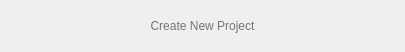
    <widget class="QWidget" name="horizontalLayoutWidget_22">
     <property name="geometry">
      <rect>
       <x>9</x>
       <y>9</y>
       <width>405</width>
       <height>32</height>
      </rect>
     </property>
     <layout class="QHBoxLayout" name="horizontalLayout_4">
      <item>
       <widget class="QLabel" name="blank">
        <property name="minimumSize">
         <size>
          <width>120</width>
          <height>30</height>
         </size>
        </property>
        <property name="maximumSize">
         <size>
          <width>120</width>
          <height>30</height>
         </size>
        </property>
        <property name="frameShape">
         <enum>QFrame::NoFrame</enum>
        </property>
        <property name="text">
         <string>&lt;html&gt;&lt;head/&gt;&lt;body&gt;&lt;p&gt;&lt;br/&gt;&lt;/p&gt;&lt;/body&gt;&lt;/html&gt;</string>
        </property>
        <property name="alignment">
         <set>Qt::AlignCenter</set>
        </property>
       </widget>
      </item>
      <item>
       <widget class="QLabel" name="label_2">
        <property name="layoutDirection">
         <enum>Qt::LeftToRight</enum>
        </property>
        <property name="styleSheet">
         <string notr="true">font: bold 14pt &quot;Calibri&quot;; color: rgb(116, 116, 116)</string>
        </property>
        <property name="text">
         <string>&lt;html&gt;&lt;head/&gt;&lt;body&gt;&lt;p&gt;&lt;span style=&quot; font-weight:400;&quot;&gt;Create New Project&lt;/span&gt;&lt;/p&gt;&lt;/body&gt;&lt;/html&gt;</string>
        </property>
        <property name="alignment">
         <set>Qt::AlignCenter</set>
        </property>
       </widget>
      </item>
      <item>
       <widget class="QLabel" name="mH_logo_XS">
        <property name="minimumSize">
         <size>
          <width>120</width>
          <height>30</height>
         </size>
        </property>
        <property name="maximumSize">
         <size>
          <width>120</width>
          <height>30</height>
         </size>
        </property>
        <property name="frameShape">
         <enum>QFrame::NoFrame</enum>
        </property>
        <property name="text">
         <string>&lt;html&gt;&lt;head/&gt;&lt;body&gt;&lt;p&gt;&lt;br/&gt;&lt;/p&gt;&lt;/body&gt;&lt;/html&gt;</string>
        </property>
        <property name="alignment">
         <set>Qt::AlignCenter</set>
        </property>
       </widget>
      </item>
     </layout>
    </widget>
